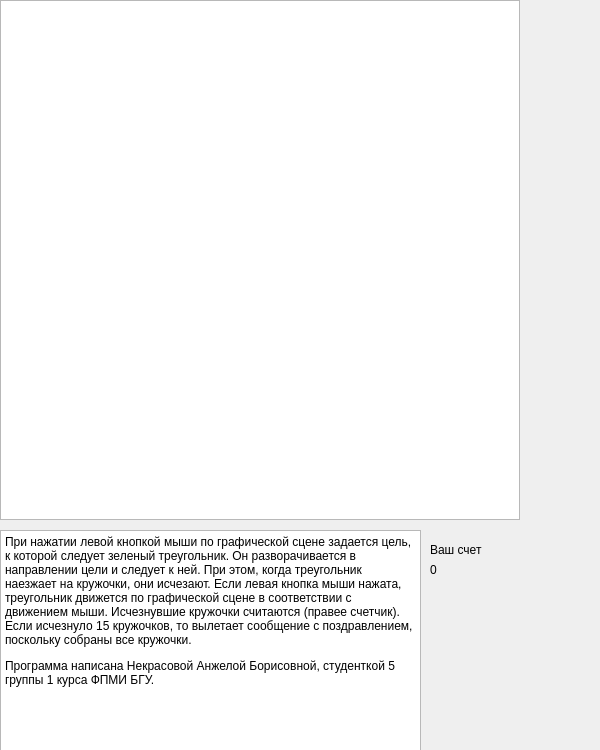
<?xml version="1.0" encoding="UTF-8"?>
<ui version="4.0">
 <class>Widget</class>
 <widget class="QWidget" name="Widget">
  <property name="geometry">
   <rect>
    <x>0</x>
    <y>0</y>
    <width>600</width>
    <height>750</height>
   </rect>
  </property>
  <property name="windowTitle">
   <string>Widget</string>
  </property>
  <widget class="QGraphicsView" name="graphicsView">
   <property name="geometry">
    <rect>
     <x>0</x>
     <y>0</y>
     <width>520</width>
     <height>520</height>
    </rect>
   </property>
  </widget>
  <widget class="QTextBrowser" name="textBrowser">
   <property name="geometry">
    <rect>
     <x>0</x>
     <y>530</y>
     <width>421</width>
     <height>271</height>
    </rect>
   </property>
   <property name="html">
    <string>&lt;!DOCTYPE HTML PUBLIC &quot;-//W3C//DTD HTML 4.0//EN&quot; &quot;http://www.w3.org/TR/REC-html40/strict.dtd&quot;&gt;
&lt;html&gt;&lt;head&gt;&lt;meta name=&quot;qrichtext&quot; content=&quot;1&quot; /&gt;&lt;meta charset=&quot;utf-8&quot; /&gt;&lt;style type=&quot;text/css&quot;&gt;
p, li { white-space: pre-wrap; }
hr { height: 1px; border-width: 0; }
li.unchecked::marker { content: &quot;\2610&quot;; }
li.checked::marker { content: &quot;\2612&quot;; }
&lt;/style&gt;&lt;/head&gt;&lt;body style=&quot; font-family:'Segoe UI'; font-size:9pt; font-weight:400; font-style:normal;&quot;&gt;
&lt;p style=&quot; margin-top:12px; margin-bottom:12px; margin-left:0px; margin-right:0px; -qt-block-indent:0; text-indent:0px;&quot;&gt;При нажатии левой кнопкой мыши по графической сцене задается цель, к которой следует зеленый треугольник. Он разворачивается в направлении цели и следует к ней. При этом, когда треугольник наезжает на кружочки, они исчезают. Если левая кнопка мыши нажата, треугольник движется по графической сцене в соответствии с движением мыши. Исчезнувшие кружочки считаются (правее счетчик). Если исчезнуло 15 кружочков, то вылетает сообщение с поздравлением, поскольку собраны все кружочки.&lt;/p&gt;
&lt;p style=&quot; margin-top:12px; margin-bottom:12px; margin-left:0px; margin-right:0px; -qt-block-indent:0; text-indent:0px;&quot;&gt;Программа написана Некрасовой Анжелой Борисовной, студенткой 5 группы 1 курса ФПМИ БГУ.&lt;/p&gt;&lt;/body&gt;&lt;/html&gt;</string>
   </property>
  </widget>
  <widget class="QLabel" name="label">
   <property name="geometry">
    <rect>
     <x>430</x>
     <y>540</y>
     <width>91</width>
     <height>20</height>
    </rect>
   </property>
   <property name="text">
    <string>Ваш счет</string>
   </property>
  </widget>
  <widget class="QLabel" name="infoLabel">
   <property name="geometry">
    <rect>
     <x>430</x>
     <y>560</y>
     <width>63</width>
     <height>20</height>
    </rect>
   </property>
   <property name="text">
    <string>0</string>
   </property>
  </widget>
 </widget>
 <resources/>
 <connections/>
</ui>
